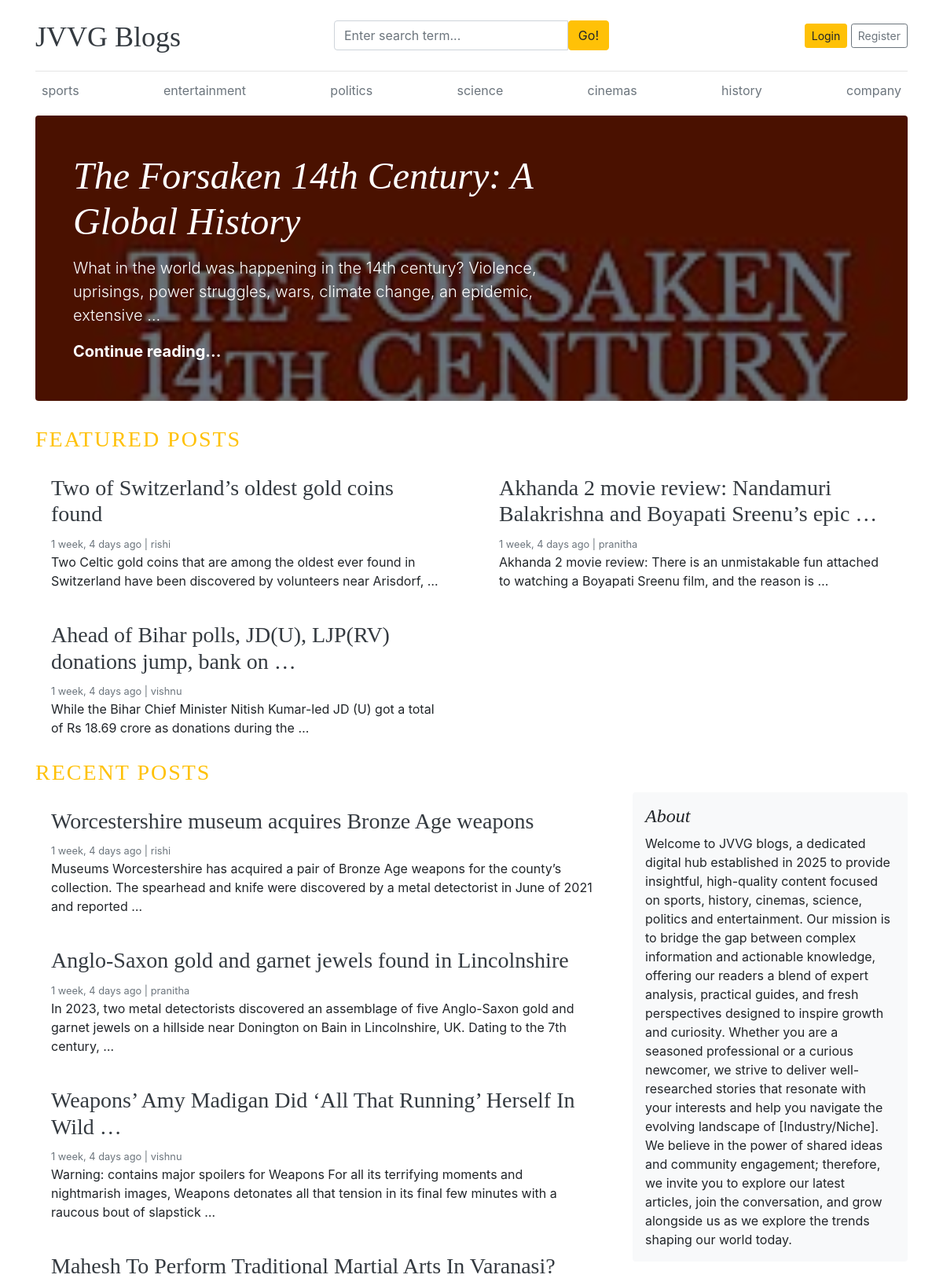
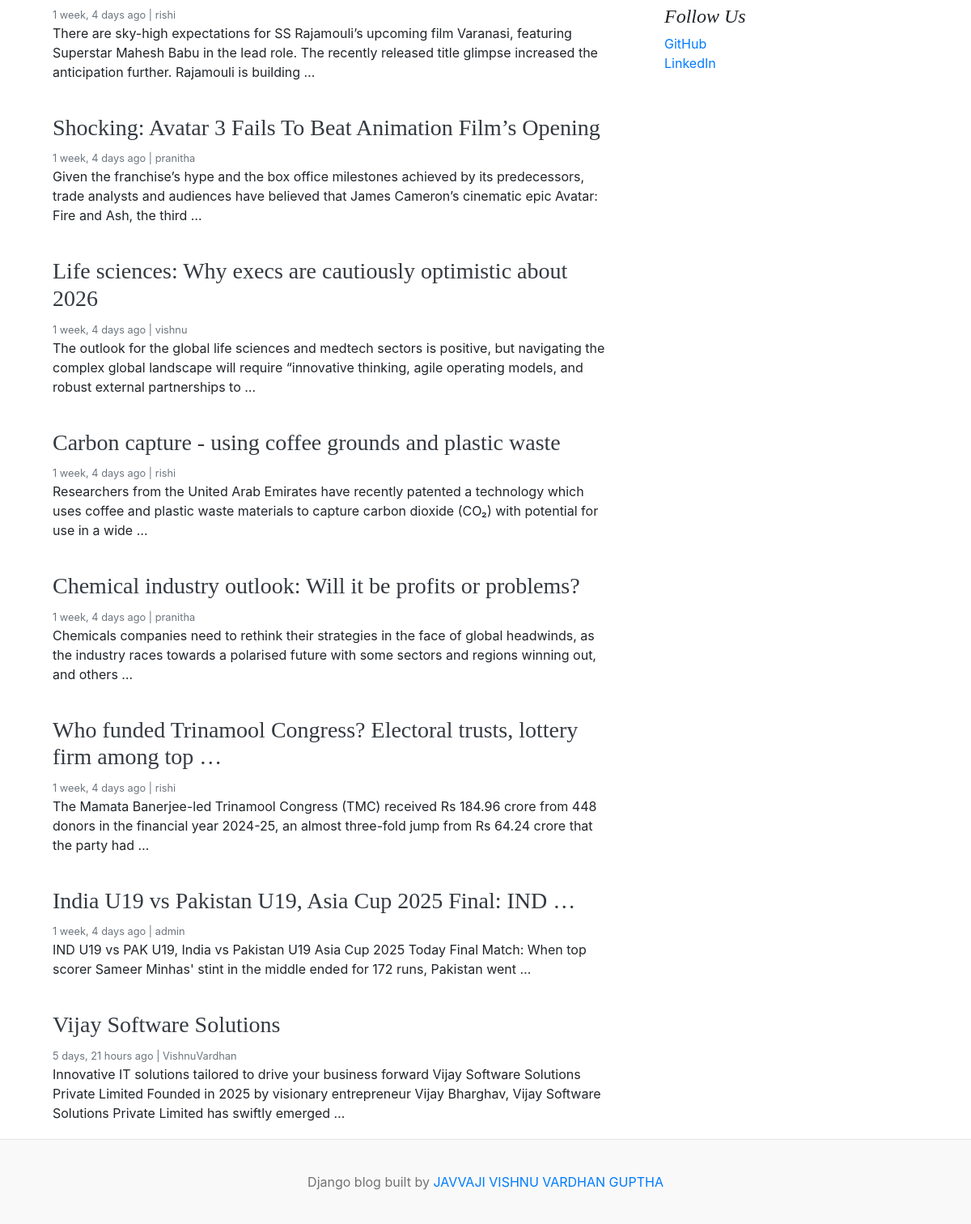
The page / on the database its author committed (2 pictures, top to bottom).
### blogs/models.py (models this page shows, shortened)
class Category(models.Model) :
    category_name = models.CharField(max_length=50, unique=True)
    author = models.ForeignKey(User, on_delete=models.CASCADE)
    created_at = models.DateTimeField(auto_now_add=True)
    updated_at = models.DateTimeField(auto_now=True)
    class Meta :
        verbose_name_plural = 'categories'

class Blog(models.Model) :
    title = models.CharField(max_length=100)
    slug = models.SlugField(max_length=150, unique=True, blank=True)
    category = models.ForeignKey(Category, on_delete=models.CASCADE)
    author = models.ForeignKey(User, on_delete=models.CASCADE)
    featured_image = models.ImageField(upload_to='uploads/%Y/%m/%d')
    short_description = models.TextField(max_length=500)
    blog_body = models.TextField(max_length=2000)
    status = models.CharField(max_length=20, choices=STATUS_CHOICES, default="Draft")
    is_featured = models.BooleanField(default=False)
    created_at = models.DateTimeField(auto_now_add=True)
    updated_at = models.DateTimeField(auto_now=True)

class About(models.Model) :
    about_body = models.TextField(max_length=2000, blank= True)
    class Meta :
        verbose_name_plural = 'About'

class SocialMediaLink(models.Model) :
    name = models.CharField(max_length=50, unique= True, blank=False)
    link = models.URLField(max_length=200, unique=True, blank=False)

### blog_project/views.py (the view)
# urls.py: 2. Add a URL to urlpatterns:  path('', views.home, name='home')
def home(request) :
    categories = Category.objects.all()
    featured_posts = Blog.objects.filter(is_featured = True).order_by('-updated_at')
    posts = Blog.objects.filter(is_featured = False, status='Published')
    context = {
        'categories' : categories,
        'featured_posts' : featured_posts,
        'posts' : posts,
    }
    return render(request, "home.html", context)

### blogs/context_processors.py (called while the page is built)
def get_categories(request) :
    categories = Category.objects.all()
    return dict(categories=categories)

def get_social_links(request) :
    links = SocialMediaLink.objects.all()
    return dict(links=links)

def get_about(request) :
    about = About.objects.first()
    return dict(about=about)

### templates/home.html
{% extends 'base.html' %}
  {% block content %}
      {% for post in featured_posts %}
        {% if forloop.first %}
          <div class="jumbotron p-3 p-md-5 text-white rounded bg-dark" style="background-image: url({{ post.featured_image.url }});background-blend-mode: overlay;background-size:cover;object-fit: cover;">
            <div class="col-md-8 px-0">
              <h1 class="display-4 font-italic">{{ post.title | truncatewords:10}}</h1>
              <p class="lead my-3">{{ post.short_description | truncatewords:20 }}</p>
              <p class="lead mb-0"><a href="{% url 'blogs' post.slug %}" class="text-white font-weight-bold">Continue reading...</a></p>
            </div>
          </div>
        {% endif %}
      {% endfor %}
      <h3 class="text-uppercase text-warning" style="letter-spacing: 2px;">Featured Posts</h3>
      <div class="row mb-2">
        {% for post in featured_posts %}
          {% if not forloop.first %}
            <div class="col-md-6">
              <div class="card border-0" >
                <div class="card-body">
                  <h3><a href="{% url 'blogs' post.slug %}" class="text-dark">{{ post.title | truncatewords:10}}</h3></a>
                  <small class="mb-1 text-muted">{{ post.created_at | timesince}} ago | {{ post.author }}</small>
                  <p class="card-text">{{ post.short_description | truncatewords:20 }}</p>
                </div>
              </div>
            </div>
          {% endif %}
        {% endfor %}
      </div>
      <h3 class="text-uppercase text-warning" style="letter-spacing: 2px;">Recent Posts</h3>
      <main role="main" class="container p-0">
        <div class="row">
          <div class="col-md-8 blog-main">
            {% for post in posts %}
              <div class="card border-0" >
                <div class="card-body">
                  <h3><a href="{% url 'blogs' post.slug %}" class="text-dark">{{ post.title | truncatewords:10}}</h3></a>
                  <small class="mb-1 text-muted">{{ post.created_at | timesince}} ago | {{ post.author }}</small>
                  <p class="card-text">{{ post.short_description | truncatewords:30 }}</p>
                </div>
              </div>
            {% endfor %}
          </div>
          <aside class="col-md-4 blog-sidebar">
            <div class="p-3 mb-3 bg-light rounded">
              <h4 class="font-italic">About</h4>
              <p class="mb-0">{{ about.about_body }}</p>
            </div>
            <div class="p-3">
              <h4 class="font-italic">Follow Us</h4>
              <ol class="list-unstyled">
                {% for smLink in links %}
                  <li><a href="{{ smLink.link }}" target="_blank">{{ smLink.name }}</a></li>
                {% endfor %}
              </ol>
            </div>
          </aside>
        </div>
      </main>
</div>
{% endblock %}

### templates/base.html (shortened to what this page needs)
{% load static %}
<!DOCTYPE html>
<html lang="en">
<head>
    <link href="https://getbootstrap.com/docs/4.0/dist/css/bootstrap.min.css" rel="stylesheet">
    <link href="{% static 'css/blog.css' %}" rel="stylesheet">
    <link rel="stylesheet" href="https://cdnjs.cloudflare.com/ajax/libs/font-awesome/4.7.0/css/font-awesome.min.css">
</head>
<body>
    <div class="container">
      <header class="blog-header py-3">
        <div class="row flex-nowrap justify-content-between align-items-center">
          <div class="col-4 pt-1">
            <a class="blog-header-logo text-dark" href="{% url 'home' %}">JVVG Blogs</a>
          </div>
          <div class="col-4">
            <form action="{% url 'search' %}" method="get">
              <div class="input-group">
                <input class="form-control" type="text" name="keyword" value="{{keyword}}" placeholder="Enter search term..." aria-label="Enter search term..." aria-describedby="button-search" />
                <button class="btn btn-warning" id="button-search" type="submit">Go!</button>
              </div>
            </form>
          </div>
          <div class="col-4 d-flex justify-content-end align-items-center">
            {% if not user.is_authenticated %}
              <a class="btn btn-sm btn-warning" href="{% url 'login' %}">Login</a> &nbsp;
              <a class="btn btn-sm btn-outline-secondary" href="{% url 'register' %}">Register</a>
            {% endif %}
          </div>
        </div>
      </header>
      <div class="nav-scroller py-1 mb-2">
        <nav class="nav d-flex justify-content-between">
          {% for cat in categories %}
            <a class="p-2 text-muted" href="{% url 'posts_by_category' cat.id %}">{{ cat.category_name }}</a>
          {% endfor %}
        </nav>
      </div>
{% block content %}
{% endblock %}
 <footer class="blog-footer">
  <p>Django blog built by <a href="#">JAVVAJI VISHNU VARDHAN GUPTHA</a></p>
</footer>
</body>
</html>

### blog_project/static/css/blog.css (style rules this page uses)
.blog-header { border-bottom: 1px solid #e5e5e5; }
.blog-header-logo { font-family: "Playfair Display", Georgia, "Times New Roman", serif; font-size: 2.25rem; }
h1, h2, h3, h4, h5, h6 { font-family: "Playfair Display", Georgia, "Times New Roman", serif; }
.display-4 { font-size: 2.5rem; }
@media (min-width: 768px) { .display-4 { font-size: 3rem; } }
.blog-footer { padding: 2.5rem 0; color: #727272; text-align: center; background-color: #f9f9f9; border-top: .05rem solid #e5e5e5; }
.blog-footer p:last-child { margin-bottom: 0; }

### rows shown on the page
Category: category_name "sports"
Category: category_name "entertainment"
Category: category_name "politics"
Category: category_name "science"
Category: category_name "cinemas"
Category: category_name "history"
Category: category_name "company"
Blog: featured_image (picture), title "The Forsaken 14th Century: A Global History", short_description "What in the world was happening in the 14th century? Violence, uprisings, power struggles, wars, climate change, an epidemic, extensive …"
Blog: title "Two of Switzerland’s oldest gold coins found", created_at "1 week, 4 days", author "rishi", short_description "Two Celtic gold coins that are among the oldest ever found in Switzerland have been discovered by volunteers near Arisdorf, …"
Blog: title "Akhanda 2 movie review: Nandamuri Balakrishna and Boyapati Sreenu’s epic …", created_at "1 week, 4 days", author "pranitha", short_description "Akhanda 2 movie review: There is an unmistakable fun attached to watching a Boyapati Sreenu film, and the reason is …"
Blog: title "Ahead of Bihar polls, JD(U), LJP(RV) donations jump, bank on …", created_at "1 week, 4 days", author "vishnu", short_description "While the Bihar Chief Minister Nitish Kumar-led JD (U) got a total of Rs 18.69 crore as donations during the …"
Blog: title "Worcestershire museum acquires Bronze Age weapons", created_at "1 week, 4 days", author "rishi", short_description "Museums Worcestershire has acquired a pair of Bronze Age weapons for the county’s collection. The spearhead and knife were discovered by a metal detectorist in June of 2021 and reported …"
Blog: title "Anglo-Saxon gold and garnet jewels found in Lincolnshire", created_at "1 week, 4 days", author "pranitha", short_description "In 2023, two metal detectorists discovered an assemblage of five Anglo-Saxon gold and garnet jewels on a hillside near Donington on Bain in Lincolnshire, UK. Dating to the 7th century, …"
Blog: title "Weapons’ Amy Madigan Did ‘All That Running’ Herself In Wild …", created_at "1 week, 4 days", author "vishnu", short_description "Warning: contains major spoilers for Weapons For all its terrifying moments and nightmarish images, Weapons detonates all that tension in its final few minutes with a raucous bout of slapstick …"
Blog: title "Mahesh To Perform Traditional Martial Arts In Varanasi?", created_at "1 week, 4 days", author "rishi", short_description "There are sky-high expectations for SS Rajamouli’s upcoming film Varanasi, featuring Superstar Mahesh Babu in the lead role. The recently released title glimpse increased the anticipation further. Rajamouli is building …"
Blog: title "Shocking: Avatar 3 Fails To Beat Animation Film’s Opening", created_at "1 week, 4 days", author "pranitha", short_description "Given the franchise’s hype and the box office milestones achieved by its predecessors, trade analysts and audiences have believed that James Cameron’s cinematic epic Avatar: Fire and Ash, the third …"
Blog: title "Life sciences: Why execs are cautiously optimistic about 2026", created_at "1 week, 4 days", author "vishnu", short_description "The outlook for the global life sciences and medtech sectors is positive, but navigating the complex global landscape will require “innovative thinking, agile operating models, and robust external partnerships to …"
Blog: title "Carbon capture - using coffee grounds and plastic waste", created_at "1 week, 4 days", author "rishi", short_description "Researchers from the United Arab Emirates have recently patented a technology which uses coffee and plastic waste materials to capture carbon dioxide (CO₂) with potential for use in a wide …"
Blog: title "Chemical industry outlook: Will it be profits or problems?", created_at "1 week, 4 days", author "pranitha", short_description "Chemicals companies need to rethink their strategies in the face of global headwinds, as the industry races towards a polarised future with some sectors and regions winning out, and others …"
Blog: title "Who funded Trinamool Congress? Electoral trusts, lottery firm among top …", created_at "1 week, 4 days", author "rishi", short_description "The Mamata Banerjee-led Trinamool Congress (TMC) received Rs 184.96 crore from 448 donors in the financial year 2024-25, an almost three-fold jump from Rs 64.24 crore that the party had …"
Blog: title "India U19 vs Pakistan U19, Asia Cup 2025 Final: IND …", created_at "1 week, 4 days", author "admin", short_description "IND U19 vs PAK U19, India vs Pakistan U19 Asia Cup 2025 Today Final Match: When top scorer Sameer Minhas' stint in the middle ended for 172 runs, Pakistan went …"
Blog: title "Vijay Software Solutions", created_at "5 days, 21 hours", author "VishnuVardhan", short_description "Innovative IT solutions tailored to drive your business forward Vijay Software Solutions Private Limited Founded in 2025 by visionary entrepreneur Vijay Bharghav, Vijay Software Solutions Private Limited has swiftly emerged …"
About: about_body "Welcome to JVVG blogs, a dedicated digital hub established in 2025 to provide insightful, high-quality content focused on sports, history, cinemas, science, politics and entertainment. Our mission is to bridge the gap between complex information and actionable knowledge, offering our readers a blend of expert analysis, practical guides, and fresh perspectives designed to inspire growth and curiosity. Whether you are a seasoned professional or a curious newcomer, we strive to deliver well-researched stories that resonate with your interests and help you navigate the evolving landscape of [Industry/Niche]. We believe in the power of shared ideas and community engagement; therefore, we invite…"
SocialMediaLink: name "GitHub"
SocialMediaLink: name "LinkedIn"
